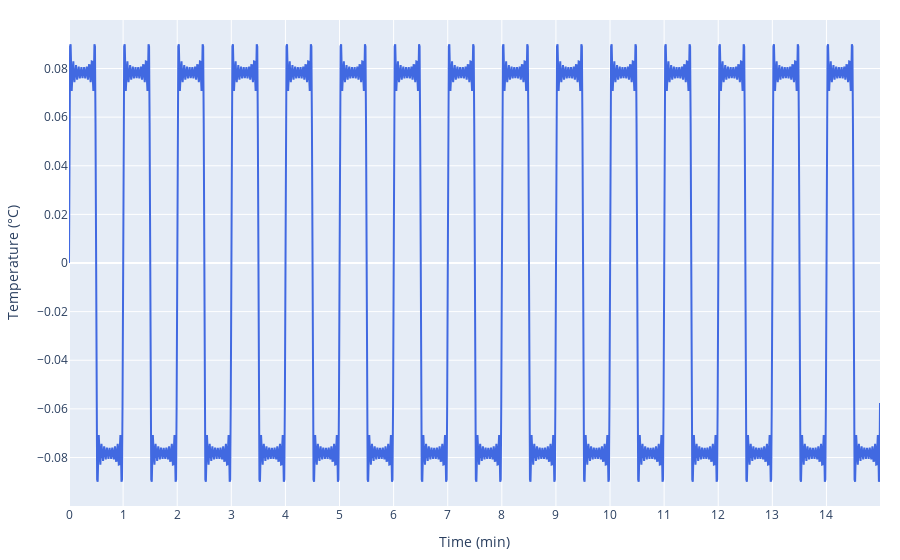
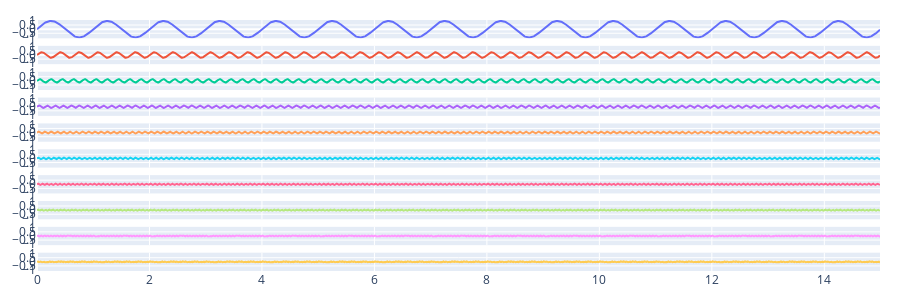

Notebook code for these charts, in order:
### Markdown cell above
# Test: Square Wave from Sine Waves

### Code cell
frequency = np.array(range(1,20,2))
amplitude = 1/frequency
theta = [0*np.pi]*len(frequency)

wave, fig = summing_sine_waves(frequency, amplitude, theta)
fig.show()
_ = multiple_sine_waves(frequency, amplitude, theta)

from IPython.display import Audio
Audio(wave, rate=10000)

### Figure 1 — Plotly figure (JSON) as saved in the notebook; plotly's stock layout.template omitted (floating-point values rounded to 4 significant figures; data arrays with more than 128 entries replaced by an {"elided": "..."} marker saying what was removed)
{"data": [{"line": {"color": "royalblue"}, "type": "scatter", "x": {"elided": "1500 float values"}, "y": {"elided": "1500 float values"}}], "layout": {"autosize": false, "margin": {"b": 20, "l": 20, "r": 20, "t": 20}, "width": 900, "xaxis": {"dtick": 1, "tick0": 0, "tickmode": "linear", "title": {"text": "Time (min)"}}, "yaxis": {"title": {"text": "Temperature (°C)"}}}}

### Figure 2 — Plotly figure (JSON) as saved in the notebook; plotly's stock layout.template omitted (floating-point values rounded to 4 significant figures; data arrays with more than 128 entries replaced by an {"elided": "..."} marker saying what was removed)
{"data": [{"name": "wave 1", "type": "scatter", "x": {"elided": "1500 float values"}, "xaxis": "x", "y": {"elided": "1500 float values"}, "yaxis": "y"}, {"name": "wave 2", "type": "scatter", "x": {"elided": "1500 float values"}, "xaxis": "x2", "y": {"elided": "1500 float values"}, "yaxis": "y2"}, {"name": "wave 3", "type": "scatter", "x": {"elided": "1500 float values"}, "xaxis": "x3", "y": {"elided": "1500 float values"}, "yaxis": "y3"}, {"name": "wave 4", "type": "scatter", "x": {"elided": "1500 float values"}, "xaxis": "x4", "y": {"elided": "1500 float values"}, "yaxis": "y4"}, {"name": "wave 5", "type": "scatter", "x": {"elided": "1500 float values"}, "xaxis": "x5", "y": {"elided": "1500 float values"}, "yaxis": "y5"}, {"name": "wave 6", "type": "scatter", "x": {"elided": "1500 float values"}, "xaxis": "x6", "y": {"elided": "1500 float values"}, "yaxis": "y6"}, {"name": "wave 7", "type": "scatter", "x": {"elided": "1500 float values"}, "xaxis": "x7", "y": {"elided": "1500 float values"}, "yaxis": "y7"}, {"name": "wave 8", "type": "scatter", "x": {"elided": "1500 float values"}, "xaxis": "x8", "y": {"elided": "1500 float values"}, "yaxis": "y8"}, {"name": "wave 9", "type": "scatter", "x": {"elided": "1500 float values"}, "xaxis": "x9", "y": {"elided": "1500 float values"}, "yaxis": "y9"}, {"name": "wave 10", "type": "scatter", "x": {"elided": "1500 float values"}, "xaxis": "x10", "y": {"elided": "1500 float values"}, "yaxis": "y10"}], "layout": {"height": 300, "margin": {"b": 20, "l": 20, "r": 20, "t": 20}, "showlegend": false, "width": 900, "xaxis": {"anchor": "y", "domain": [0, 1], "matches": "x10", "showticklabels": false}, "xaxis10": {"anchor": "y10", "domain": [0, 1]}, "xaxis2": {"anchor": "y2", "domain": [0, 1], "matches": "x10", "showticklabels": false}, "xaxis3": {"anchor": "y3", "domain": [0, 1], "matches": "x10", "showticklabels": false}, "xaxis4": {"anchor": "y4", "domain": [0, 1], "matches": "x10", "showticklabels": false}, "xaxis5": {"anchor": "y5", "domain": [0, 1], "matches": "x10", "showticklabels": false}, "xaxis6": {"anchor": "y6", "domain": [0, 1], "matches": "x10", "showticklabels": false}, "xaxis7": {"anchor": "y7", "domain": [0, 1], "matches": "x10", "showticklabels": false}, "xaxis8": {"anchor": "y8", "domain": [0, 1], "matches": "x10", "showticklabels": false}, "xaxis9": {"anchor": "y9", "domain": [0, 1], "matches": "x10", "showticklabels": false}, "yaxis": {"anchor": "x", "domain": [0.927, 1.0], "matches": "y10"}, "yaxis10": {"anchor": "x10", "domain": [0, 0.073]}, "yaxis2": {"anchor": "x2", "domain": [0.824, 0.897], "matches": "y10"}, "yaxis3": {"anchor": "x3", "domain": [0.721, 0.794], "matches": "y10"}, "yaxis4": {"anchor": "x4", "domain": [0.618, 0.691], "matches": "y10"}, "yaxis5": {"anchor": "x5", "domain": [0.515, 0.588], "matches": "y10"}, "yaxis6": {"anchor": "x6", "domain": [0.412, 0.485], "matches": "y10"}, "yaxis7": {"anchor": "x7", "domain": [0.309, 0.382], "matches": "y10"}, "yaxis8": {"anchor": "x8", "domain": [0.206, 0.279], "matches": "y10"}, "yaxis9": {"anchor": "x9", "domain": [0.103, 0.176], "matches": "y10"}}}
